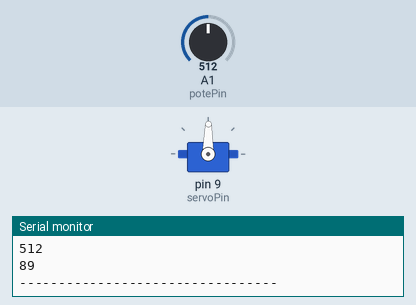
Recording of a sketch running on a simulated Arduino Uno, built with avr-gcc and run on an emulated ATmega328P. On the bench: servo, the last lines printed to the serial monitor. The test bench sets the inputs (shaded band); at power-on: A1 (potePin) = 512.

Above: at 1.2 s.
1.3 s: A1 (potePin) set to 716
At 2.5 s:
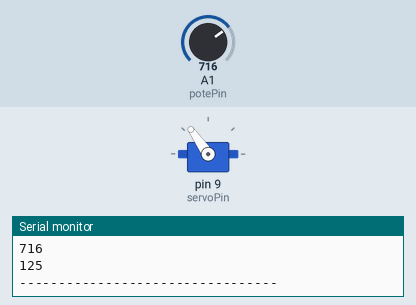
2.8 s: A1 (potePin) set to 900
At 4.0 s:
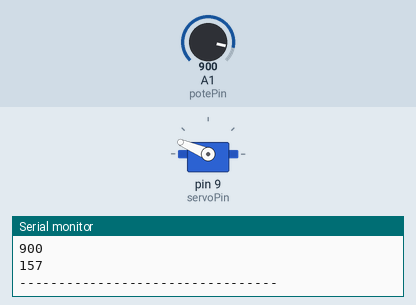
4.3 s: A1 (potePin) set to 1023
At 5.1 s:
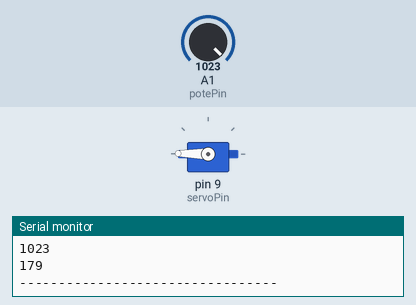
5.8 s: A1 (potePin) set to 306
At 6.2 s:
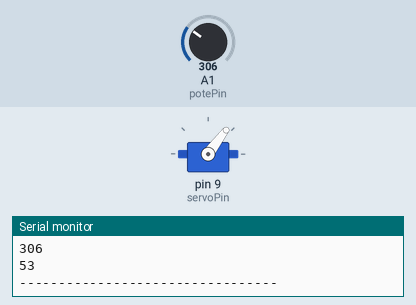
7.3 s: A1 (potePin) set to 122
At 7.6 s:
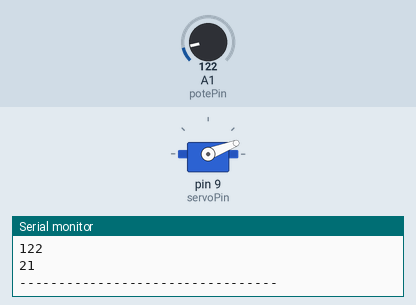
8.8 s: A1 (potePin) set to 511
At 9.6 s:
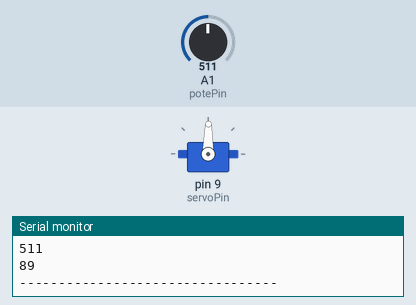
Timing chart, 0 to 11.3 s (numbered marks = the images above; inputs shaded):
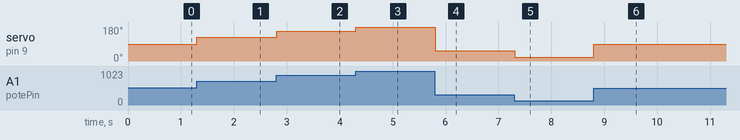

Measured:
- after the input at 1.3 s, servo on pin 9 (servoPin): 89° → 125° at once
- after the input at 2.8 s, servo on pin 9 (servoPin): 125° → 157° at once
- after the input at 4.3 s, servo on pin 9 (servoPin): 157° → 179° at once
- after the input at 5.8 s, servo on pin 9 (servoPin): 179° → 53° at once
- after the input at 7.3 s, servo on pin 9 (servoPin): 53° → 21° at once
- after the input at 8.8 s, servo on pin 9 (servoPin): 21° → 89° at once

The sketch:

Servo.ino
```cpp
#include <Servo.h>

Servo firstServo;

const int potePin = A1;
const int servoPin = 9;

int potPosition = 0;
int servoAngle = 0;

void setup() {
  Serial.begin(115200);
  firstServo.attach(servoPin);
}

void loop() {
  potPosition = analogRead(potePin);
  Serial.println(potPosition);
  servoAngle = map(potPosition, 0, 1023, 0, 179);
  Serial.println(servoAngle);
  firstServo.write(servoAngle);
  Serial.println("---------------------------------");
  delay(15);
}
```
